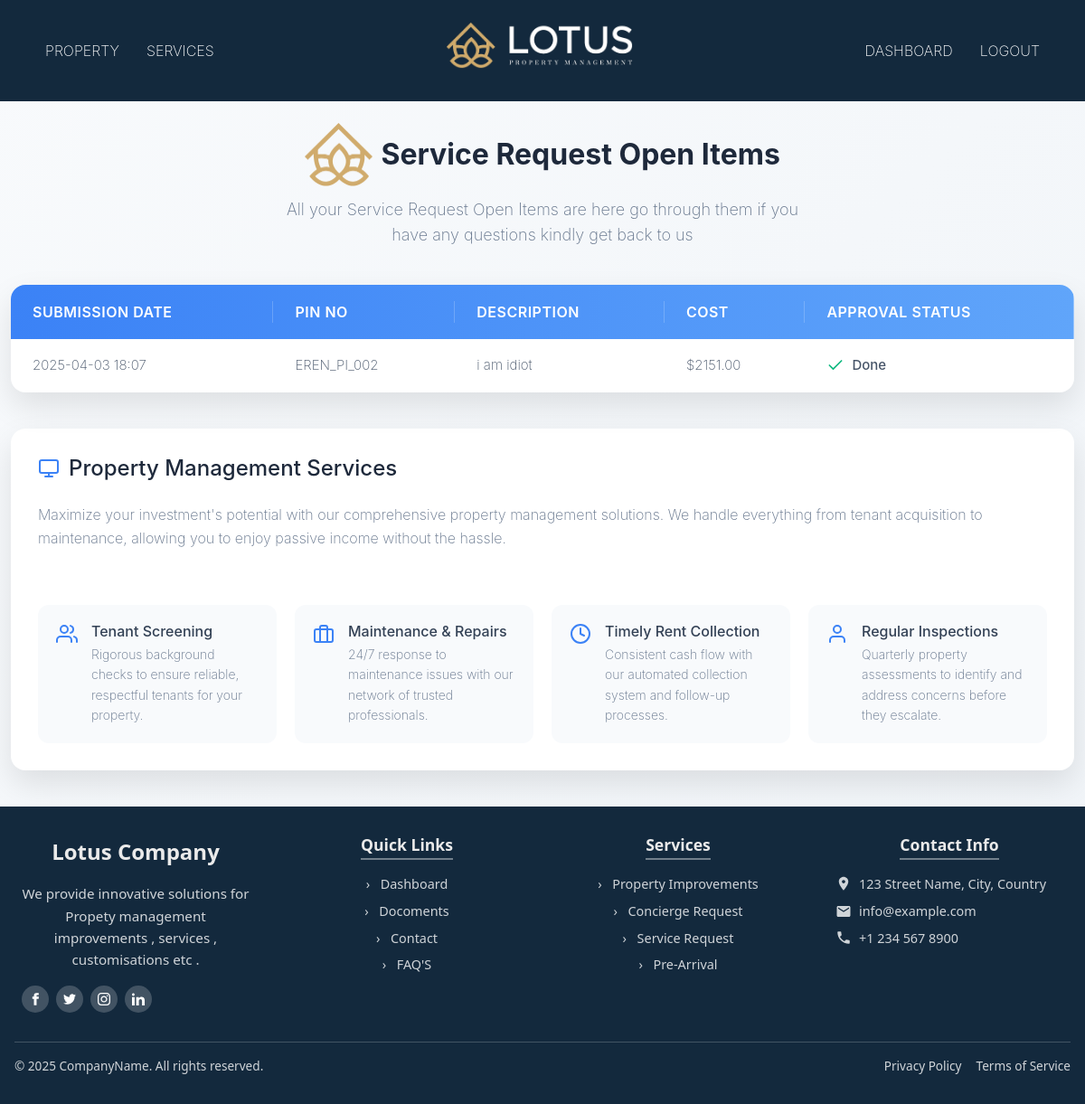
/property/property-improvements/completed/ (signed in), run on an earlier commit of the app's database.
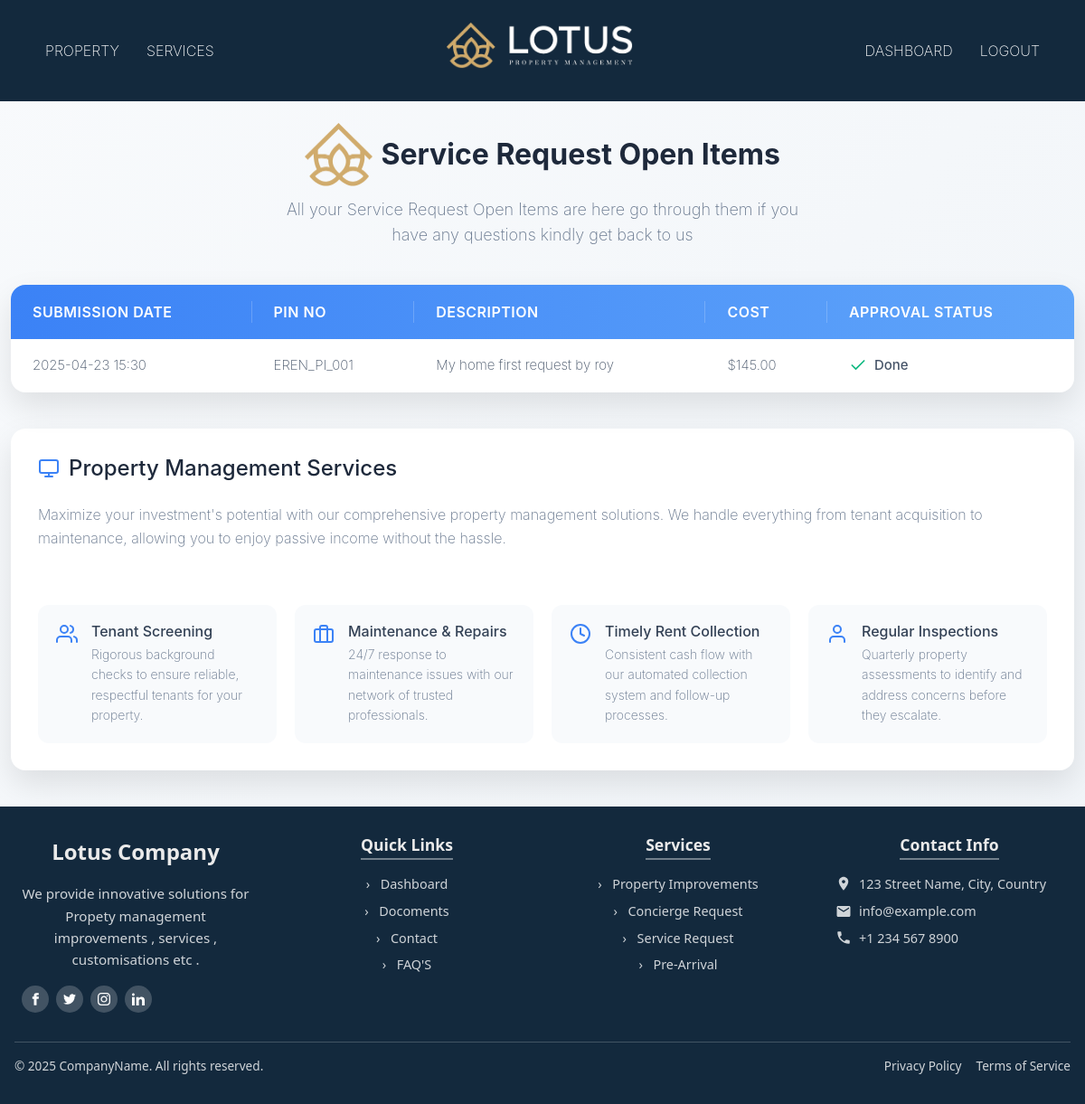
And on a later commit of the database.
### propertydetails/models.py (models this page shows)
class PropertyImprovement(models.Model):
    STATUS_CHOICES = [
        ('pending', 'Pending'),
        ('open', 'Open'),
        ('completed', 'Completed'),
        ('denied', 'Denied'),
    ]
    CLIENT_APPROVAL_CHOICES = [
        ('pending', 'Pending'),
        ('Approved', 'Approved'),
        ('Deny', 'Deny'),
    ]
    client = models.ForeignKey(Client, on_delete=models.CASCADE, related_name="property_improvements")
    vendor = models.ForeignKey(Vendor, on_delete=models.SET_NULL, null=True, blank=True)
    pino = models.CharField(max_length=50, unique=True)
    description = models.TextField()
    cost = models.DecimalField(max_digits=10, decimal_places=2, null=True, blank=True)
    status = models.CharField(max_length=10, choices=STATUS_CHOICES, default='pending')
    client_approval = models.CharField(max_length=20, choices=CLIENT_APPROVAL_CHOICES, default='pending')
    created_at = models.DateTimeField(auto_now_add=True)
    updated_at = models.DateTimeField(auto_now=True)

### propertydetails/views.py (the view)
# urls.py: path('property-improvements/completed/', completed_property_improvements, name='completed_property_improvements'),
def completed_property_improvements(request):
    client_id = request.session.get("client_id")
    if not client_id:
        messages.error(request, "You must be logged in to view this page.")
        return redirect("mainapp:client_login")
    property_improvements = PropertyImprovement.objects.filter(client_id=client_id, status="completed")
    return render(request, "property/completed_property_improvements.html", {"property_improvements": property_improvements})

### template/property/completed_property_improvements.html (shortened to what the changed rows need)
{% extends "outbase.html" %}
{% load static %}
{% block content %}
    <div class="container">
        <div class="table-container">
            <table class="services-table">
                <thead>
                    <tr>
                        <th>Submission Date</th>
                        <th>PIN No</th>
                        <th>Description</th>
                        <th>Cost</th>
                        <th>Approval Status</th>
                    </tr>
                </thead>
                <tbody>
                    {% for improvement in property_improvements %}
                    <tr class="{% if improvement.status == 'open' %}active{% endif %}">
                        <td>{{ improvement.created_at|date:"Y-m-d H:i" }}</td>
                        <td>{{ improvement.pino }}</td>
                        <td>{{ improvement.description }}</td>
                        <td>${{ improvement.cost|default:"N/A" }}</td>
                        <td class="availability-badge">
                            <svg xmlns="http://www.w3.org/2000/svg" width="20" height="20" viewBox="0 0 24 24" fill="none" stroke="#10b981" stroke-width="2" stroke-linecap="round" stroke-linejoin="round">
                                <polyline points="20 6 9 17 4 12"></polyline>
                            </svg>
                            Done
                        </td>
                    </tr>
                    {% empty %}
                    <tr>
                        <td colspan="5" class="text-center">No open property improvements found.</td>
                    </tr>
                    {% endfor %}
                </tbody>
            </table>
        </div>
        <div class="service-details">
            <h2>
                Property Management Services
            </h2>
        </div>
    </div>
{% endblock content %}

What changed in the data, as far as the page shows it:
removed PropertyImprovement: created_at "2025-04-03 18:07", pino "EREN_PI_002", description "i am idiot", cost "2151.00"
added PropertyImprovement: created_at "2025-04-23 15:30", pino "EREN_PI_001", description "My home first request by roy", cost "145.00"
